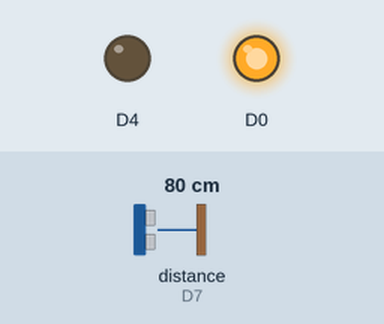
This sketch was run on a simulated ESP8266 (NodeMCU). Parts: output pins drawn as LEDs (lit = HIGH). Wiring (inferred from the names in the program): ultrasonic range finder: trigger D5; echo D7. The inputs (shaded band) are chosen by the test bench; at power-on: distance to the obstacle (sensor on D7) 80 cm. The echo pulse lasts 58.3 µs per cm; WiFi joins after 1.5 s; servers stay silent unless stated; the Firebase database answers and starts empty; pins used as bus, display or sensor lines are not drawn; what the sketch prints to the serial monitor is not drawn.

Above: at 0.1 s.
At 1.6 s:
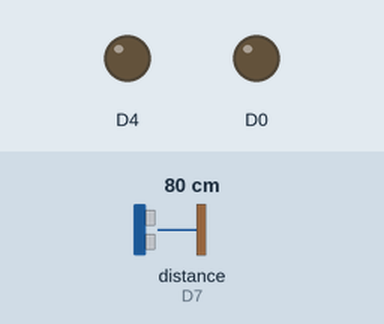
Timing chart, 0 to 3.1 s (numbered marks = the images above):
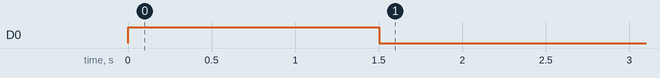

The sketch:

Firebase_-_Ultras_nico_-_esp8266_-_led_control.ino
```cpp
#include <Arduino.h>
#if defined(ESP32)
#include <WiFi.h>
#elif defined(ESP8266)
#include <ESP8266WiFi.h>
#endif
#include <Firebase_ESP_Client.h>

// Provide the token generation process info.
#include "addons/TokenHelper.h"
// Provide the RTDB payload printing info and other helper functions.
#include "addons/RTDBHelper.h"

// Insert your network credentials
#define WIFI_SSID "****"
#define WIFI_PASSWORD "***************"

// Insert Firebase project API Key
#define API_KEY "******************************************"

// Insert RTDB URL
#define DATABASE_URL "*********************.firebaseio.com"

#define NomDispositivo "Garaje-IoT-1"

// Define Firebase Data object
FirebaseData fbdo;

FirebaseAuth auth;
FirebaseConfig config;

// Some important variables
int sValue;
bool signupOK = false;
int sdata = 0; // El valor del pulsador se almacenará en sdata.

// Ultrasonic sensor pins
const int trigPin = D5;
const int echoPin = D7;

// Define la velocidad del sonido en cm/us
#define SOUND_VELOCITY 0.034

long duration;
int distanceCm;
int estadoActual = 0;
int estadoAnterior = -1; // Valor inicial diferente para forzar primera impresión

void connectToWiFi() {
  WiFi.begin(WIFI_SSID, WIFI_PASSWORD);
  Serial.print("Connecting to Wi-Fi");
  while (WiFi.status() != WL_CONNECTED) {
    Serial.print(".");
    digitalWrite(D0, HIGH);
    delay(300);
    digitalWrite(D0, LOW);
  }
}

void setup() {
  Serial.begin(115200);
  pinMode(D4, OUTPUT);
  pinMode(D0, OUTPUT);
  pinMode(trigPin, OUTPUT); // Configura trigPin como salida
  pinMode(echoPin, INPUT);  // Configura echoPin como entrada
  connectToWiFi();

  Serial.println();
  Serial.print("Connected with IP: ");
  Serial.println(WiFi.localIP());
  Serial.println();

  /* Assign the api key (required) */
  config.api_key = API_KEY;

  /* Assign the RTDB URL (required) */
  config.database_url = DATABASE_URL;

  /* Sign up */
  if (Firebase.signUp(&config, &auth, "", "")) {
    Serial.println("ok");
    signupOK = true;
  }
  else {
    Serial.printf("%s\n", config.signer.signupError.message.c_str());
  }

  /* Assign the callback function for the long running token generation task */
  config.token_status_callback = tokenStatusCallback; // see addons/TokenHelper.h

  Firebase.begin(&config, &auth);
  Firebase.reconnectWiFi(true);
}

void loop() {
  if (WiFi.status() != WL_CONNECTED) {
    connectToWiFi();
    Firebase.begin(&config, &auth); // Reinitialize Firebase connection
    Firebase.reconnectWiFi(true);
  }

  if (Firebase.ready() && signupOK) {
    if (Firebase.RTDB.getString(&fbdo, "/2/L1")) {
      if (fbdo.dataType() == "int") {
        sValue = fbdo.intData();
        Serial.println(sValue);
        if (sValue) {
          digitalWrite(D4, HIGH);
        } else {
          digitalWrite(D4, LOW);
        }
      }
    }
    else {
      Serial.println(fbdo.errorReason());
    }

    // Almacenar el nombre del dispositivo
    Firebase.RTDB.setString(&fbdo, "/2/id",NomDispositivo);
    Serial.println(NomDispositivo);

    // Lectura del sensor ultrasónico
    digitalWrite(trigPin, LOW);
    delayMicroseconds(2);
    digitalWrite(trigPin, HIGH);
    delayMicroseconds(10);
    digitalWrite(trigPin, LOW);

    // Lee el tiempo de viaje del sonido
    duration = pulseIn(echoPin, HIGH);
    distanceCm = duration * SOUND_VELOCITY / 2;

    Serial.print("Estado del sensor: ");
    Serial.println(estadoActual);
    Serial.print("cm: ");
    Serial.println(distanceCm);

    // Determina el estado actual
    if (distanceCm > 20) { // si la distancia medida es mayor a 20 centímetros
      estadoActual = 1;
    } else {
      estadoActual = 0;
    }

    // Almacenar el estado de L2
    Firebase.RTDB.setInt(&fbdo, "/2/L2", estadoActual);

  }
}
```
